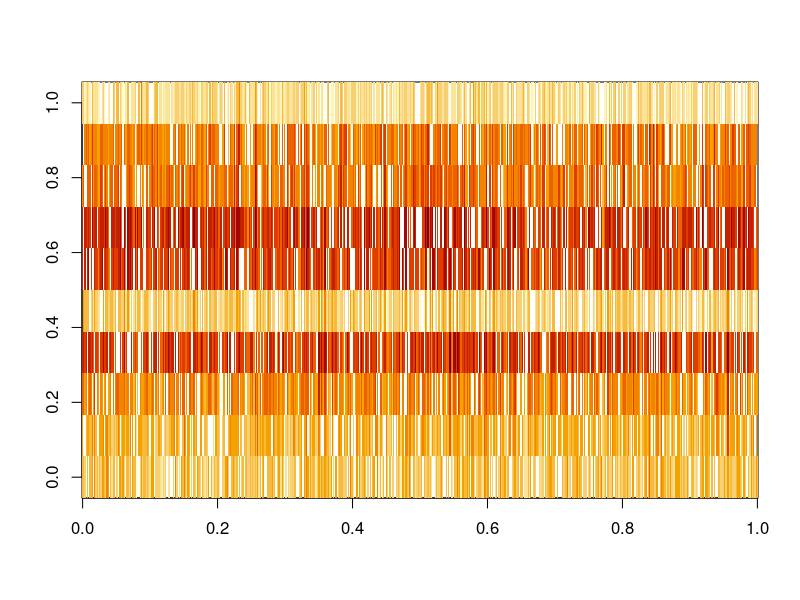

Here is the R script that generated this plot: (Note: this script raises an error after producing the figure.)
rm(list=ls(all=TRUE))
set.seed(1)
library('mvtnorm')

#generate time variable
year1=rep(1970:2015,each=12)
month=rep(1:12,times=46)
ntime=length(month)

#create variance-covariance matrix
nvariables=10
aux=outer(1:nvariables,1:nvariables,'-')
aux1=abs(aux)
rho=0.75
sigma2=2
cor1.true=cor1=rho^aux1
Sigma.true=Sigma=sigma2*cor1

#betas
betas.true=betas=runif(nvariables,min=-5,max=5)

#generate data
y=rmvnorm(ntime,mean=betas,sigma=Sigma)

#generate data where margins are gamma distributions
# a=runif(nvariables,min=0,max=10)
# b=runif(nvariables,min=0,max=10)
# y=matrix(NA,ntime,nvariables)
# seq1=seq(from=0.001,to=100,length.out=10000)
# for (i in 1:nvariables){
#   for (j in 1:ntime){
#     tmp=mean(z[j,i] <= z[,i])
#     y[j,i]=qgamma(tmp,a[i],b[i])
#   }
#   #look at marginal distributions
#   hist(y[,i],freq=F)
#   lines(seq1,dgamma(seq1,a[i],b[i]),col='red')
# }

#make holes in the data
ind=sample(1:(ntime*nvariables),size=0.2*ntime*nvariables)
y[ind]=NA
image(y)

#prepare final dataset
y1=cbind(y,year1,month)
colnames(y1)=c(paste0('water.level',1:4),
               paste0('precip',1:2),
               paste0('temperature',1:4),
               'year','month')

setwd('U:\\GIT_models\\git_Mvnorm')
write.csv(y1,'fake data.csv',row.names=F)
write.csv(betas.true,'fake data betas.csv',row.names=F)
write.csv(Sigma.true,'fake data Sigma.csv',row.names=F)